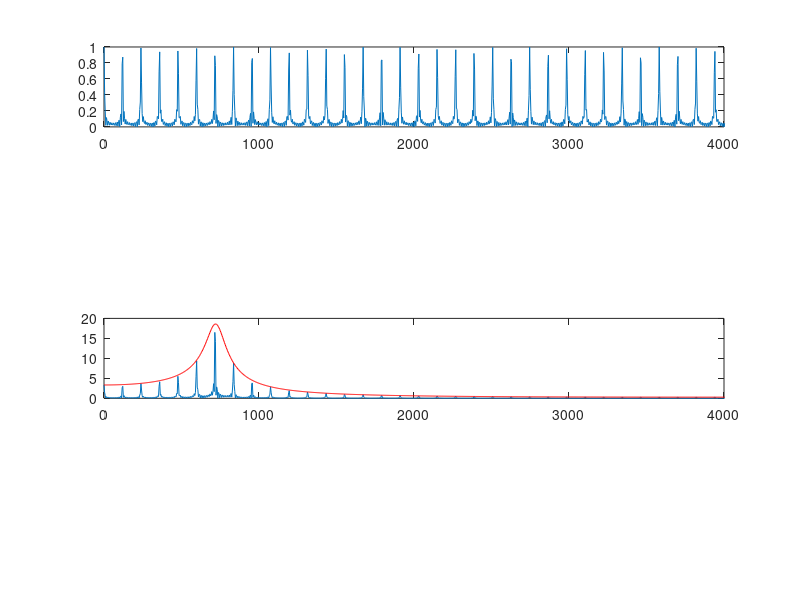

Here is the MATLAB script that generated this plot: (Note: this script raises an error after producing the figure.)
%dsp book filter impulse train:
Fs=8000;
F0=120;
M=round(Fs/F0); %period in sample number

%for ideal pulse P=1
%in all cases P must be much smaller than M
P=1;
pulse=ones(P,1);
%another pulse shape: [0.2;0.7;1;0.3;0.1];
nbpulses=20;
lx=nbpulses*M;
xs=zeros(lx,1);
for tt=0:nbpulses-1
   ii=tt*M+1;
   iifin=ii+P-1;
   xs(ii:iifin)=pulse;
end
K=10; %try any shift
xs=[zeros(K,1);xs]; lx=length(xs);
xs=xs*sqrt(lx)/sum(xs);
Px=xs'*xs/lx;

subplot(4,1,1);
plot((1:lx)/Fs,xs);
nfft=2^nextpow2(lx);
freq=Fs*(0:nfft-1)/nfft;
Xf=abs(fft(xs,nfft))/sqrt(lx);
subplot(4,1,1); plot(freq,Xf); set(gca,'xlim',[0,Fs/2]);

%filtering:
aa=[1;-1.6;0.9];
Hf=1./abs(fft(aa,nfft));
ys=filter(1,aa,xs);
Yf=abs(fft(ys,nfft))/sqrt(lx);

subplot(4,1,3); plot(freq,Yf);
hold on; plot(freq,Hf,'r'); hold off;
set(gca,'xlim',[0,Fs/2]);
[aae,sse]=xtoa(ys,2);
[aa,aae],[Px,sse]
subplot(4,1,4); 
hatxs=filter(aae,1,ys);
plot((1:lx)/Fs,hatxs);
